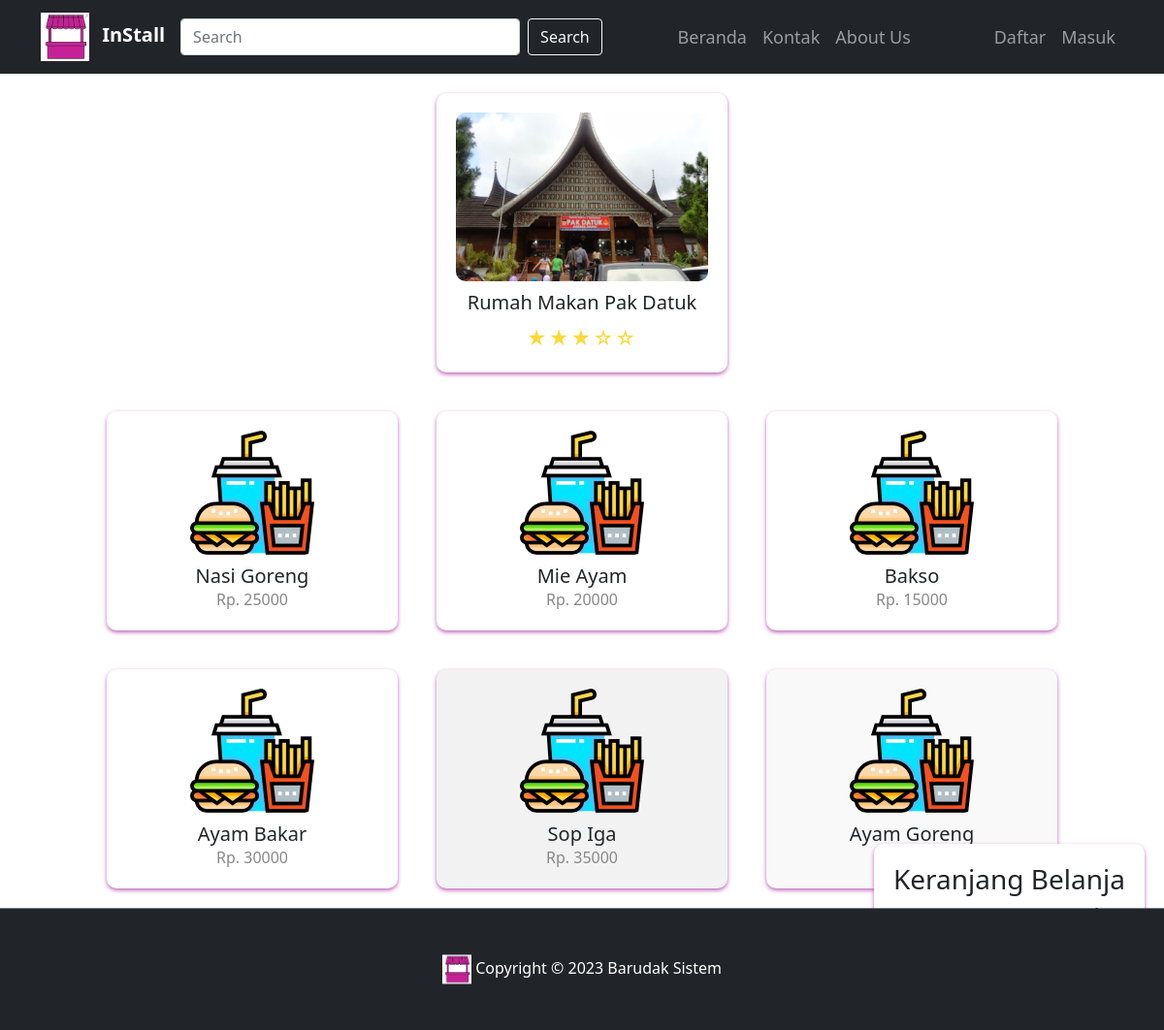
/pakdatuk.php, run on the app's committed database.
### tables this page shows
CREATE TABLE `menu` (
  `id_menu` int(11) NOT NULL,
  `nama_menu` varchar(20) NOT NULL,
  `harga` varchar(20) NOT NULL,
  `stok` int(11) NOT NULL,
  `id` int(11) NOT NULL
);

### pakdatuk.php (the view, shortened to what this page needs)
<!doctype html>
<html lang="en">
<head>
  <link href="https://cdn.jsdelivr.net/npm/bootstrap@5.1.3/dist/css/bootstrap.min.css" rel="stylesheet"
>
  <link rel="stylesheet" type="text/css" href="pakdatuk.css">
</head>
<body>
  <nav class="navbar navbar-expand-lg navbar-dark bg-dark">
    <div class="container">
      <a class="navbar-brand" href="index.php">
        <img src="img/1.png" alt="" width="50" height="50" class="me-2">
        <strong>InStall</strong>
      </a>
      <div class="collapse navbar-collapse" id="navbarNav">
        <form class="d-flex">
          <input class="form-control me-2" type="search" placeholder="Search" aria-label="Search">
          <button class="btn btn-outline-light" type="submit">Search</button>
        </form>
        <ul class="navbar-nav ms-auto">
          <li class="nav-item">
            <a font-weight:bold class="nav-link" aria-current="page" href="index.php">Beranda</a>
          </li>
          <li class="nav-item">
            <a font-weight:bold class="nav-link" href="https://wa.me/+628886964888">Kontak</a>
          </li>
          <li class="nav-item">
            <a font-weight:bold class="nav-link" href="us.html">About Us</a>
          </li>
        </ul>
        <ul class="navbar-nav ms-auto">
          <?php
              if (isset($_SESSION['email']) && $_SESSION['email'] == TRUE) {
                $email = $_SESSION['email'];
                echo '
                    <li class="nav-item">
                      <img src="logined/userimg/user-' . $idPengguna . '.jpg" class="rounded-circle" onError="this.src = \'img/1.png\'" style="width:40px; height:40px">
                    </li>
                    <li class="nav-item">
                      <a href="logined/profile.php" class="nav-link">' . $email . '</a>
                    </li>
                    <li class="nav-item">
                      <a href="logout.php" class="nav-link" style="color: red;">Logout</a>
                    </li>
                    ';
              } else {
                echo "
                    <li class='nav-item'>
                      <a class='nav-link' href='register.php'> Daftar</a>
                    </li>
                    <li class='nav-item'>
                      <a class='nav-link' href='login.php'> Masuk</a>
                    </li>
                    ";
              }
          ?>
        </ul>
      </div>
    </div>
  </nav>
  <div class="container">
    <div class="umkm-list">
      <div class="umkm-item">
        <img src="img/pakdatuk.jpg" alt="UMKM 1">
        <h3>Rumah Makan Pak Datuk</h3>
        <div class="rating">
          <span>&#9733;</span>
          <span>&#9733;</span>
          <span>&#9733;</span>
          <span>&#9734;</span>
          <span>&#9734;</span>
        </div>
      </div>
    </div>
  </div>
  <div class="container">
    <div class="menu-list">
    <?php
      require "./connect.php";
      $sql = mysqli_query($conn, "SELECT MAX(id_menu) AS max_menu_id FROM menu");
      $row = mysqli_fetch_assoc($sql);
      $max_menu_id = $row['max_menu_id'];
      $menuIds = range(1, $max_menu_id);
      foreach ($menuIds as $menuId) {
          $sql = mysqli_query($conn, "SELECT nama_menu, harga, (SELECT COUNT(*) FROM menu WHERE id_menu = $menuId) AS menu_count FROM menu WHERE id_menu = $menuId");
          $row = mysqli_fetch_assoc($sql);
          $nama_menu = $row['nama_menu'];
          $harga = $row['harga'];
          $menu_count = $row['menu_count'];
          if ($menu_count > 0) {
              echo '
              <div class="menu-item" onclick="addToCart(\'' . $nama_menu . '\', ' . $harga . ')">
                  <img src="./img/menu.png">
                  <h3>' . $nama_menu . '</h3>
                  <p> Rp. ' . $harga . '</p>
              </div>';
          }
        }
        ?>
      </div>
    </div>
  <div class="cart">
    <h3>Keranjang Belanja</h3>
    <h4>Total: <span class="cart-total">0</span></h4>
    <button class="btn-checkout" onclick="checkout()">Checkout</button>
  </div>
    <footer class="bg-dark p-5 position-sticky top-100">
    <div class="container">
      <div class="row">
        <div class="col" style="text-align: center;">
          <img src="img/1.png" style="width: 30px;">
          <span style="color: white;">Copyright &copy; 2023 Barudak Sistem</span>
        </div>
      </div>
    </div>
  </footer>
</body>
</html>

### pakdatuk.css (style rules this page uses)
html, body { width: 100%; height: 100%; margin: 0px; padding: 0px; overflow-x: hidden; }
.form-control { width: 350px; }
.container .card .face.face2 .content p, a { font-size: 10pt; margin: 0 ; padding: 0; color:#c62298; }
.navbar-brand, .navbar-toggler, .navbar-collapse, .navbar-nav .nav-item { color: #ffffff; }
a { font-size: large; }
.menu-list { display: flex; flex-wrap: wrap; justify-content: center; }
.menu-item { flex: 0 0 300px; margin: 20px; padding: 20px; background-color: #fff; border-radius: 10px; box-shadow: 0 2px 4px #c263ba; text-align: center; transition: all 0.3s ease; cursor: pointer; }
.menu-item img { max-width: 100%; height: auto; border-radius: 10px; margin-bottom: 10px; }
.menu-item h3 { margin: 0; font-size: 20px; }
.menu-item p { margin: 0; color: #888; font-size: 16px; }
.cart { position: fixed; bottom: 20px; right: 20px; background-color: #fff; padding: 20px; border-radius: 10px; box-shadow: 0 2px 4px #c263ba; text-align: right; }
.btn-checkout { margin-top: 10px; padding: 10px 20px; background-color: #c263ba; color: #fff; border: none; border-radius: 5px; font-size: 16px; cursor: pointer; transition: transform 0.3s ease; }
.umkm-list { display: flex; flex-wrap: wrap; justify-content: center; }
.umkm-item { flex: 0 0 300px; margin: 20px; padding: 20px; background-color: #fff; border-radius: 10px; box-shadow: 0 2px 4px #c263ba; text-align: center; }
.umkm-item img { max-width: 100%; height: auto; border-radius: 10px; margin-bottom: 10px; }
.umkm-item h3 { margin: 0; font-size: 20px; }
.umkm-item .rating { display: flex; justify-content: center; margin-top: 10px; }
.umkm-item .rating span { color: #fdd835; font-size: 20px; margin-right: 2px; }
.menu-item:nth-child(5n) { background-color: #f2f2f2; }
.menu-item:nth-child(6n) { background-color: #f9f9f9; }

### data on the page
menu: nama_menu "Nasi Goreng", harga "25000"
menu: nama_menu "Mie Ayam", harga "20000"
menu: nama_menu "Bakso", harga "15000"
menu: nama_menu "Ayam Bakar", harga "30000"
menu: nama_menu "Sop Iga", harga "35000"
menu: nama_menu "Ayam Goreng"
